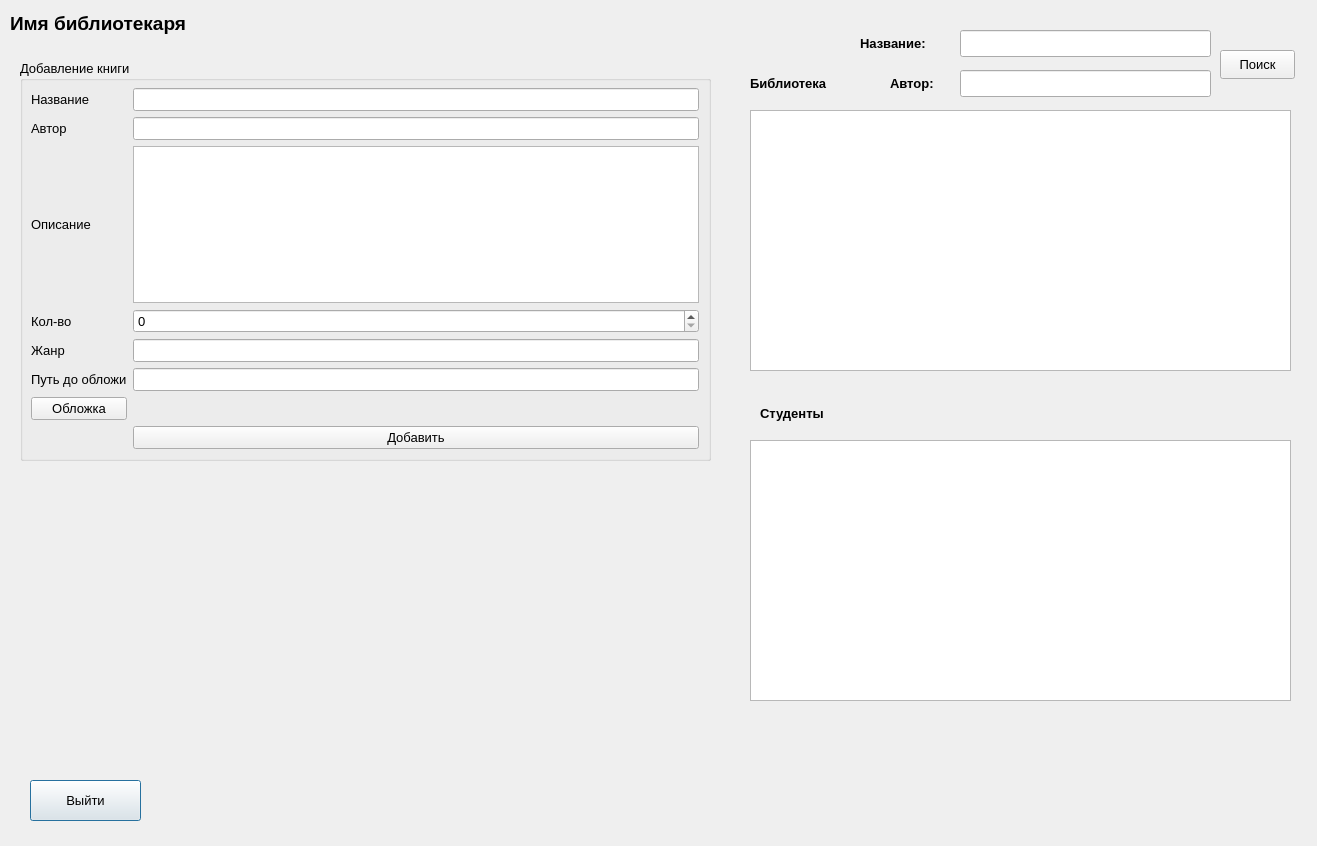
<?xml version="1.0" encoding="UTF-8"?>
<ui version="4.0">
 <class>Librarianform</class>
 <widget class="QDialog" name="Librarianform">
  <property name="geometry">
   <rect>
    <x>0</x>
    <y>0</y>
    <width>1317</width>
    <height>846</height>
   </rect>
  </property>
  <property name="font">
   <font>
    <pointsize>10</pointsize>
   </font>
  </property>
  <property name="windowTitle">
   <string>Библиотекарь</string>
  </property>
  <widget class="QLabel" name="label">
   <property name="geometry">
    <rect>
     <x>10</x>
     <y>10</y>
     <width>521</width>
     <height>28</height>
    </rect>
   </property>
   <property name="text">
    <string>&lt;html&gt;&lt;head/&gt;&lt;body&gt;&lt;p&gt;&lt;span style=&quot; font-size:14pt; font-weight:700;&quot;&gt;Имя библиотекаря&lt;/span&gt;&lt;/p&gt;&lt;/body&gt;&lt;/html&gt;</string>
   </property>
  </widget>
  <widget class="QPushButton" name="ButtonClose">
   <property name="geometry">
    <rect>
     <x>30</x>
     <y>780</y>
     <width>111</width>
     <height>41</height>
    </rect>
   </property>
   <property name="text">
    <string>Выйти</string>
   </property>
  </widget>
  <widget class="QGroupBox" name="createBookBox">
   <property name="enabled">
    <bool>true</bool>
   </property>
   <property name="geometry">
    <rect>
     <x>20</x>
     <y>60</y>
     <width>691</width>
     <height>401</height>
    </rect>
   </property>
   <property name="sizePolicy">
    <sizepolicy hsizetype="Preferred" vsizetype="Preferred">
     <horstretch>0</horstretch>
     <verstretch>0</verstretch>
    </sizepolicy>
   </property>
   <property name="title">
    <string>Добавление книги</string>
   </property>
   <layout class="QGridLayout" name="gridLayout">
    <property name="leftMargin">
     <number>8</number>
    </property>
    <property name="topMargin">
     <number>7</number>
    </property>
    <item row="4" column="0">
     <widget class="QLabel" name="label_10">
      <property name="text">
       <string>Жанр</string>
      </property>
     </widget>
    </item>
    <item row="2" column="2">
     <widget class="QTextEdit" name="DescriptionEdit"/>
    </item>
    <item row="3" column="0">
     <widget class="QLabel" name="label_5">
      <property name="text">
       <string>Кол-во</string>
      </property>
     </widget>
    </item>
    <item row="7" column="2">
     <widget class="QLabel" name="Lbl_image">
      <property name="enabled">
       <bool>true</bool>
      </property>
      <property name="text">
       <string/>
      </property>
     </widget>
    </item>
    <item row="1" column="0">
     <widget class="QLabel" name="label_3">
      <property name="text">
       <string>Автор</string>
      </property>
     </widget>
    </item>
    <item row="7" column="0">
     <widget class="QPushButton" name="Downloadimage">
      <property name="text">
       <string>Обложка</string>
      </property>
     </widget>
    </item>
    <item row="2" column="0">
     <widget class="QLabel" name="label_4">
      <property name="text">
       <string>Описание</string>
      </property>
     </widget>
    </item>
    <item row="3" column="2">
     <widget class="QSpinBox" name="quantityBox"/>
    </item>
    <item row="0" column="2">
     <widget class="QLineEdit" name="titleEdit">
      <property name="sizePolicy">
       <sizepolicy hsizetype="Expanding" vsizetype="Fixed">
        <horstretch>6</horstretch>
        <verstretch>0</verstretch>
       </sizepolicy>
      </property>
     </widget>
    </item>
    <item row="8" column="2">
     <widget class="QPushButton" name="createBookButton">
      <property name="text">
       <string>Добавить</string>
      </property>
     </widget>
    </item>
    <item row="0" column="0">
     <widget class="QLabel" name="label_2">
      <property name="text">
       <string>Название</string>
      </property>
     </widget>
    </item>
    <item row="1" column="2">
     <widget class="QLineEdit" name="autorEdit"/>
    </item>
    <item row="4" column="2">
     <widget class="QLineEdit" name="genreEdit"/>
    </item>
    <item row="5" column="0">
     <widget class="QLabel" name="label_11">
      <property name="text">
       <string>Путь до обложи</string>
      </property>
     </widget>
    </item>
    <item row="5" column="2">
     <widget class="QLineEdit" name="imagePathEdit">
      <property name="enabled">
       <bool>true</bool>
      </property>
      <property name="readOnly">
       <bool>true</bool>
      </property>
     </widget>
    </item>
   </layout>
  </widget>
  <widget class="QListWidget" name="bookListWidget">
   <property name="geometry">
    <rect>
     <x>750</x>
     <y>110</y>
     <width>541</width>
     <height>261</height>
    </rect>
   </property>
  </widget>
  <widget class="QLabel" name="label_6">
   <property name="geometry">
    <rect>
     <x>750</x>
     <y>70</y>
     <width>111</width>
     <height>28</height>
    </rect>
   </property>
   <property name="text">
    <string>&lt;html&gt;&lt;head/&gt;&lt;body&gt;&lt;p&gt;&lt;span style=&quot; font-weight:600;&quot;&gt;Библиотека&lt;/span&gt;&lt;/p&gt;&lt;/body&gt;&lt;/html&gt;</string>
   </property>
  </widget>
  <widget class="QListWidget" name="studentListWidget">
   <property name="geometry">
    <rect>
     <x>750</x>
     <y>440</y>
     <width>541</width>
     <height>261</height>
    </rect>
   </property>
  </widget>
  <widget class="QLabel" name="label_7">
   <property name="geometry">
    <rect>
     <x>760</x>
     <y>400</y>
     <width>91</width>
     <height>28</height>
    </rect>
   </property>
   <property name="text">
    <string>&lt;html&gt;&lt;head/&gt;&lt;body&gt;&lt;p&gt;&lt;span style=&quot; font-weight:600;&quot;&gt;Студенты&lt;/span&gt;&lt;/p&gt;&lt;/body&gt;&lt;/html&gt;</string>
   </property>
  </widget>
  <widget class="QLineEdit" name="searchTitleEdit">
   <property name="geometry">
    <rect>
     <x>960</x>
     <y>30</y>
     <width>251</width>
     <height>27</height>
    </rect>
   </property>
   <property name="sizePolicy">
    <sizepolicy hsizetype="Expanding" vsizetype="Fixed">
     <horstretch>6</horstretch>
     <verstretch>0</verstretch>
    </sizepolicy>
   </property>
  </widget>
  <widget class="QLabel" name="label_8">
   <property name="geometry">
    <rect>
     <x>860</x>
     <y>30</y>
     <width>91</width>
     <height>28</height>
    </rect>
   </property>
   <property name="text">
    <string>&lt;html&gt;&lt;head/&gt;&lt;body&gt;&lt;p&gt;&lt;span style=&quot; font-weight:600;&quot;&gt;Название:&lt;/span&gt;&lt;/p&gt;&lt;/body&gt;&lt;/html&gt;</string>
   </property>
  </widget>
  <widget class="QLabel" name="label_9">
   <property name="geometry">
    <rect>
     <x>890</x>
     <y>70</y>
     <width>61</width>
     <height>28</height>
    </rect>
   </property>
   <property name="text">
    <string>&lt;html&gt;&lt;head/&gt;&lt;body&gt;&lt;p&gt;&lt;span style=&quot; font-weight:600;&quot;&gt;Автор:&lt;/span&gt;&lt;/p&gt;&lt;/body&gt;&lt;/html&gt;</string>
   </property>
  </widget>
  <widget class="QLineEdit" name="searchAutorEdit">
   <property name="geometry">
    <rect>
     <x>960</x>
     <y>70</y>
     <width>251</width>
     <height>27</height>
    </rect>
   </property>
   <property name="sizePolicy">
    <sizepolicy hsizetype="Expanding" vsizetype="Fixed">
     <horstretch>6</horstretch>
     <verstretch>0</verstretch>
    </sizepolicy>
   </property>
  </widget>
  <widget class="QPushButton" name="searchButton">
   <property name="geometry">
    <rect>
     <x>1220</x>
     <y>50</y>
     <width>75</width>
     <height>29</height>
    </rect>
   </property>
   <property name="text">
    <string>Поиск</string>
   </property>
  </widget>
 </widget>
 <resources/>
 <connections/>
</ui>
